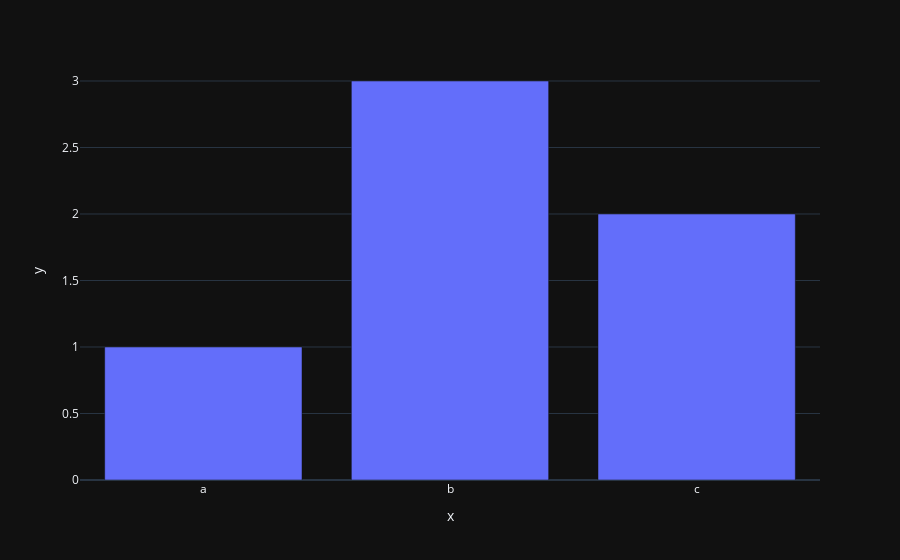

Notebook code cell kept with this figure:
### Code cell
fig = px.bar(x=["a", "b", "c"], y=[1, 3, 2])
fig.show()

### Figure 1 — Plotly figure (JSON) as saved in the notebook; plotly's stock layout.template omitted (floating-point values rounded to 4 significant figures)
{"data": [{"alignmentgroup": "True", "hovertemplate": "x=%{x}<br>y=%{y}<extra></extra>", "legendgroup": "", "marker": {"color": "#636efa", "pattern": {"shape": ""}}, "name": "", "offsetgroup": "", "orientation": "v", "showlegend": false, "textposition": "auto", "x": ["a", "b", "c"], "xaxis": "x", "y": [1, 3, 2], "yaxis": "y", "type": "bar"}], "layout": {"xaxis": {"anchor": "y", "domain": [0.0, 1.0], "title": {"text": "x"}}, "yaxis": {"anchor": "x", "domain": [0.0, 1.0], "title": {"text": "y"}}, "legend": {"tracegroupgap": 0}, "margin": {"t": 60}, "barmode": "relative"}}
